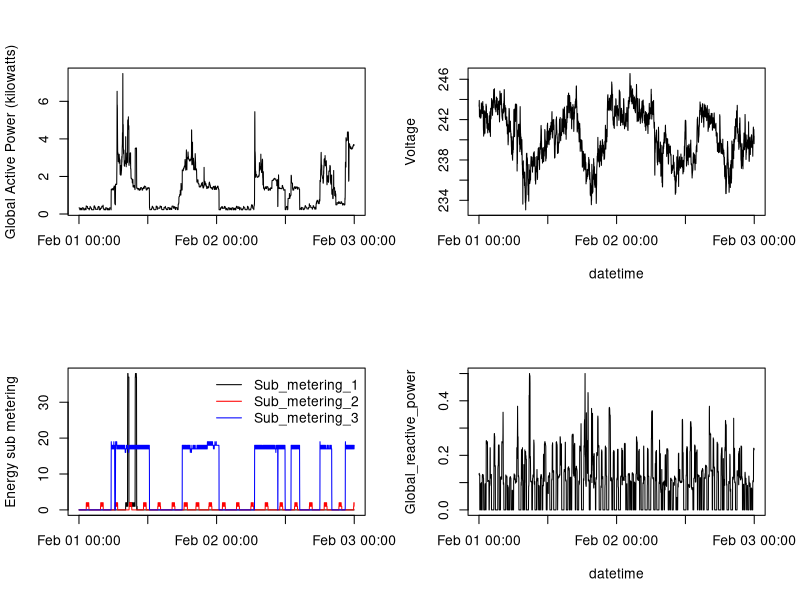

Recreate this plot in R.
# Reads the subset data from plot1.R for quicker processing

xdata  <- read.table("xdata.txt",sep=",",header=TRUE)

# Creates plot4.png graphic device and plots the data.

png(filename="plot4.png",width=480,height=480,units="px",bg="transparent")


par(mfrow=c(2,2))



Global_active_power <- as.numeric(as.character(xdata$Global_active_power))
with(xdata,plot(as.POSIXlt(time_type),as.numeric(as.character(Global_active_power)),"l",xlab="",ylab="Global Active Power (kilowatts)"))

with(xdata,plot(as.POSIXlt(time_type),as.numeric(as.character(xdata$Voltage)),"l",col="black",ylab="",xlab=""))
title(main=NULL,sub=NULL,xlab="datetime",ylab="Voltage")

with(xdata,plot(as.POSIXlt(time_type),as.numeric(as.character(xdata$Sub_metering_1)),"l",col="black",ylab="",xlab=""))
with(xdata,lines(as.POSIXlt(time_type),as.numeric(as.character(xdata$Sub_metering_2)),col="red"))
with(xdata,lines(as.POSIXlt(time_type),as.numeric(as.character(xdata$Sub_metering_3)),col="blue"))
title(main=NULL,sub=NULL,xlab=NULL,ylab="Energy sub metering")
legend("topright",bty="n",lty=1,col=c("black","red","blue"),legend=c("Sub_metering_1","Sub_metering_2","Sub_metering_3"))


with(xdata,plot(as.POSIXlt(time_type),as.numeric(as.character(xdata$Global_reactive_power)),"l",col="black",ylab="",xlab=""))
title(main=NULL,sub=NULL,xlab="datetime",ylab="Global_reactive_power")

dev.off()